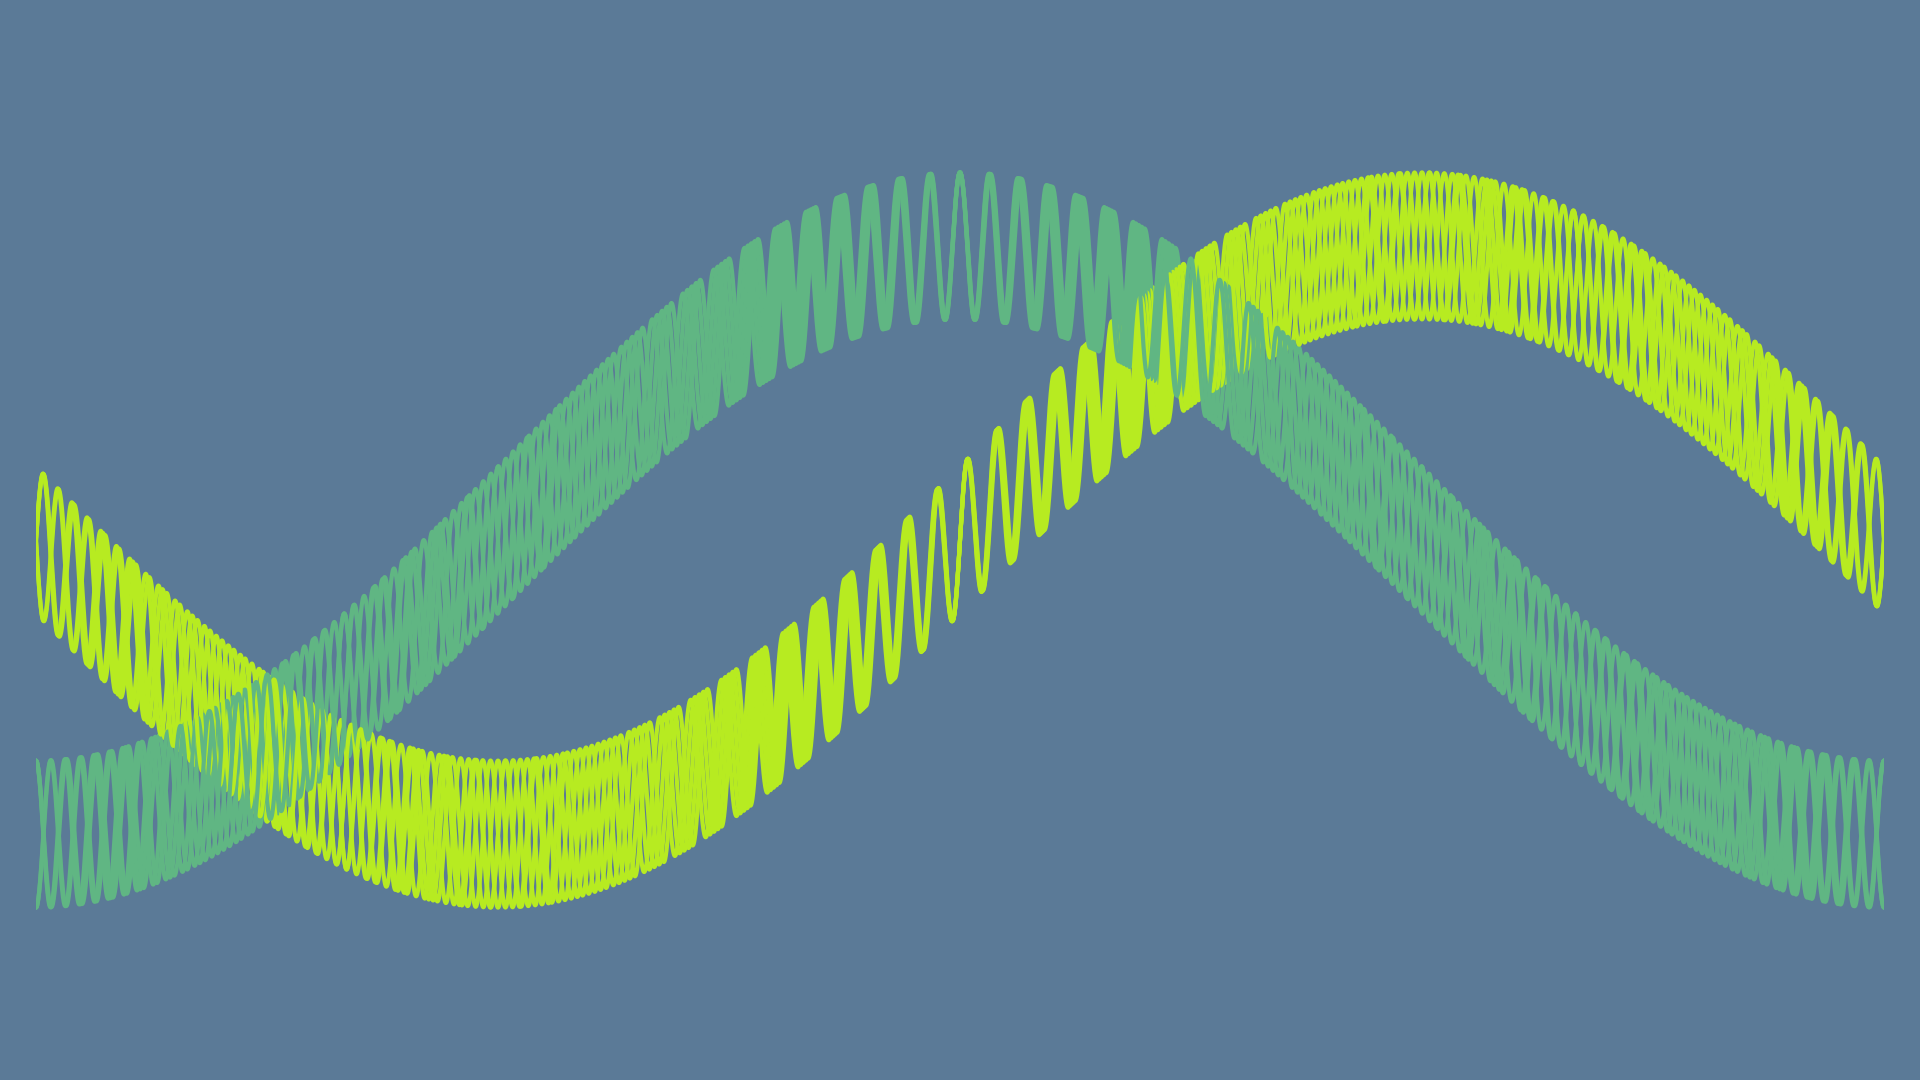

This chart was generated by the following Python code:
from pathlib import Path

import numpy as np

from template_plt import plt


def main() -> None:
    fp: Path = Path(__file__).resolve().with_suffix(".png")
    c0: str = "#5B7A97"
    c1: str = "#B7EB21"
    c2: str = "#60B683"
    fig: plt.Figure
    ax: plt.Axes
    fig, ax = plt.subplots()
    t: np.ndarray = np.linspace(-np.pi, np.pi, 1+10000, endpoint=True)
    c: np.ndarray = np.cos(t)
    s: np.ndarray = np.sin(t)
    y: np.ndarray
    n: int = 4
    for i in range(n+1):
        y = s + 0.25 * np.sin((60+i)*t)
        ax.plot(t, y, color=c1, linewidth=3)
        y = c + 0.25 * np.cos((60+i)*t)
        ax.plot(t, y, color=c2, linewidth=3)
    ax.set_xlim(-np.pi, np.pi)
    #ax.set_ylim(0, 1)
    ax.axis("off")
    ax.set_aspect("equal")
    ax.set_facecolor(c0)
    fig.set_facecolor(c0)
    fig.tight_layout()
    fig.savefig(fp, facecolor=fig.get_facecolor())
    plt.cla()
    plt.clf()
    plt.close(fig)
    return None


if __name__ == "__main__":
    main()
